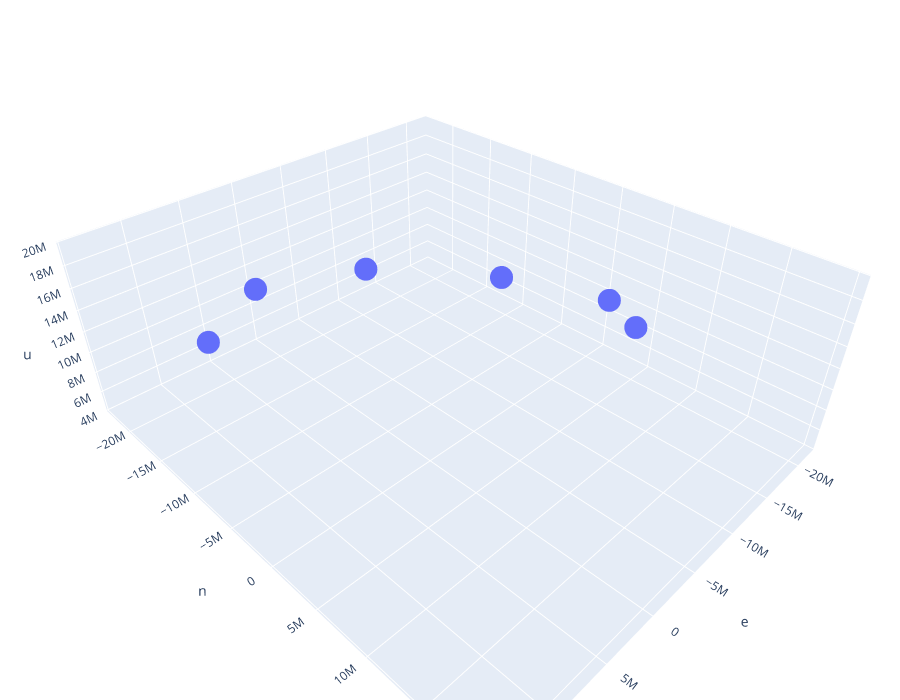

Notebook cell for this chart:
### Code cell
fig = px.scatter_3d(neudf, y='n', x='e', z='u')  # , color=main_df['u']>0, labels={"color": "u > 0"}

# plotly.offline.plot(fig, filename='neu.html', auto_open=False)  # save as html

fig.update_layout(height=700, margin={"r":0,"t":0,"l":0,"b":0}, scene_aspectmode='data')  # , scene_aspectmode='data'
fig.show()

### Figure 1 — Plotly figure (JSON) as saved in the notebook; plotly's stock layout.template omitted (floating-point values rounded to 4 significant figures)
{"data": [{"hovertemplate": "e=%{x}<br>n=%{y}<br>u=%{z}<extra></extra>", "legendgroup": "", "marker": {"color": "#636efa", "symbol": "circle"}, "mode": "markers", "name": "", "scene": "scene", "showlegend": false, "type": "scatter3d", "x": [1043000.0, 4540000.0, 5537000.0, 14010000.0, -21500000.0, -13710000.0, -5147000.0], "y": [-5247000.0, -14780000.0, -22530000.0, 19470000.0, 3813000.0, 5723000.0, 2158000.0], "z": [19580000.0, 15330000.0, 6979000.0, 4385000.0, 8229000.0, 15310000.0, 19400000.0]}], "layout": {"height": 700, "legend": {"tracegroupgap": 0}, "margin": {"b": 0, "l": 0, "r": 0, "t": 0}, "scene": {"aspectmode": "data", "domain": {"x": [0, 1], "y": [0, 1]}, "xaxis": {"title": {"text": "e"}}, "yaxis": {"title": {"text": "n"}}, "zaxis": {"title": {"text": "u"}}}}}
